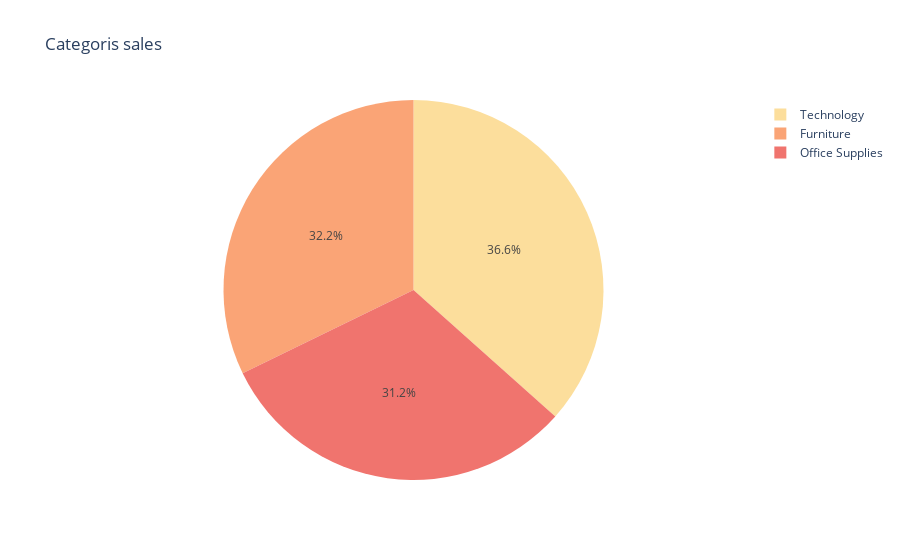

Write notebook code for a chart like this one.
### Code cell
Categoris= df.groupby("Category").sum().sort_values("Sales",ascending=False).head(15)
Categoris= Categoris[['Sales']].round(2)
Categoris.reset_index(inplace=True)

fig = px.pie(Categoris, values='Sales', names='Category', title='Categoris sales',color_discrete_sequence=px.colors.sequential.Sunsetdark)
fig.show()

### Figure 1 — Plotly figure (JSON) as saved in the notebook; plotly's stock layout.template omitted (floating-point values rounded to 4 significant figures)
{"data": [{"domain": {"x": [0, 1], "y": [0, 1]}, "hovertemplate": "Category=%{label}<br>Sales=%{value}<extra></extra>", "labels": ["Technology", "Furniture", "Office Supplies"], "legendgroup": "", "name": "", "showlegend": true, "type": "pie", "values": [827500.0, 728400.0, 705400.0]}], "layout": {"legend": {"tracegroupgap": 0}, "piecolorway": ["rgb(252, 222, 156)", "rgb(250, 164, 118)", "rgb(240, 116, 110)", "rgb(227, 79, 111)", "rgb(220, 57, 119)", "rgb(185, 37, 122)", "rgb(124, 29, 111)"], "title": {"text": "Categoris sales"}}}
